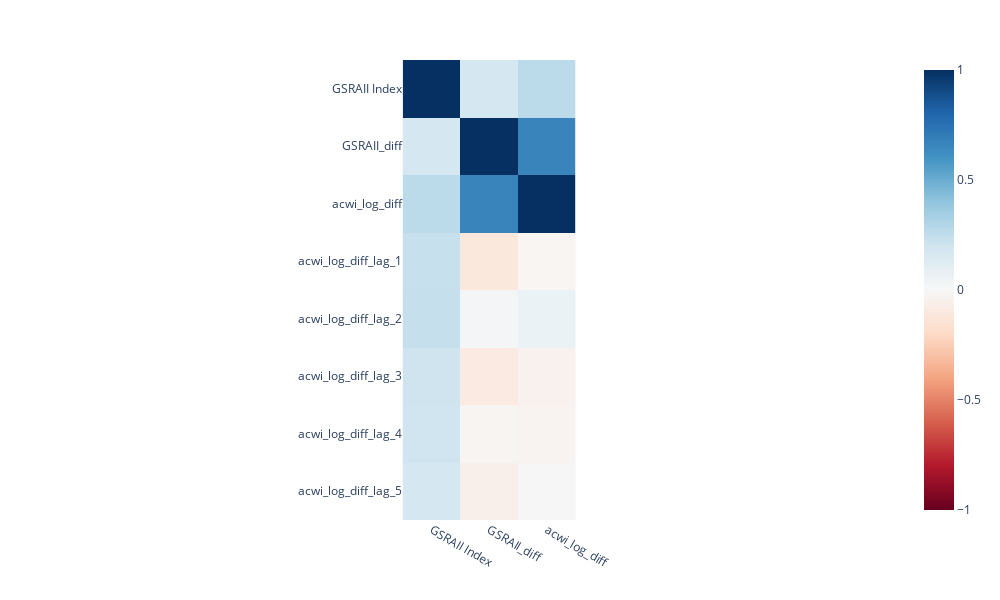

The notebook cell this image was saved under:
### Code cell
mapa_calor(df_lag)

### Figure 1 — Plotly figure (JSON) as saved in the notebook; plotly's stock layout.template omitted (floating-point values rounded to 4 significant figures)
{"data": [{"coloraxis": "coloraxis", "hovertemplate": "x: %{x}<br>y: %{y}<br>color: %{z}<extra></extra>", "name": "0", "type": "heatmap", "x": ["GSRAII Index", "GSRAII_diff", "acwi_log_diff"], "xaxis": "x", "y": ["GSRAII Index", "GSRAII_diff", "acwi_log_diff", "acwi_log_diff_lag_1", "acwi_log_diff_lag_2", "acwi_log_diff_lag_3", "acwi_log_diff_lag_4", "acwi_log_diff_lag_5"], "yaxis": "y", "z": [[1, 0.1771, 0.2706], [0.1771, 1, 0.6667], [0.2706, 0.6667, 1], [0.2332, -0.1063, -0.01686], [0.2389, 0.01674, 0.06068], [0.2069, -0.09104, -0.04088], [0.1984, -0.02382, -0.02762], [0.1789, -0.05566, -0.003838]]}], "layout": {"coloraxis": {"cmax": 1, "cmin": -1, "colorscale": [[0, "rgb(103,0,31)"], [0.1, "rgb(178,24,43)"], [0.2, "rgb(214,96,77)"], [0.3, "rgb(244,165,130)"], [0.4, "rgb(253,219,199)"], [0.5, "rgb(247,247,247)"], [0.6, "rgb(209,229,240)"], [0.7, "rgb(146,197,222)"], [0.8, "rgb(67,147,195)"], [0.9, "rgb(33,102,172)"], [1, "rgb(5,48,97)"]]}, "height": 600, "margin": {"t": 60}, "width": 1000, "xaxis": {"anchor": "y", "constrain": "domain", "domain": [0, 1], "scaleanchor": "y"}, "yaxis": {"anchor": "x", "autorange": "reversed", "constrain": "domain", "domain": [0, 1]}}}
